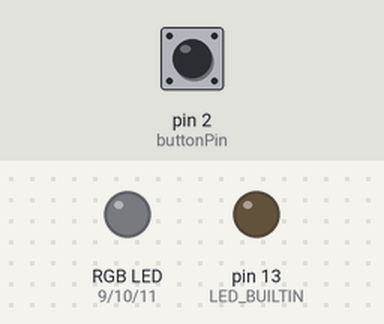
Simulated run of this sketch. Board: Arduino Uno, built with avr-gcc and run on an emulated ATmega328P. On the bench: an RGB LED mixed from three pins (HIGH = lit), output pins drawn as LEDs (lit = HIGH). The inputs (shaded band) are chosen by the test bench; at power-on: pin 2 (buttonPin) LOW. Dim RGB values are drawn brighter than linear; random numbers use the default seed unless the sketch sets one.

Above: at 1.2 s.
1.3 s: pin 2 (buttonPin) pulled HIGH for 0.15 s
At 1.36 s:
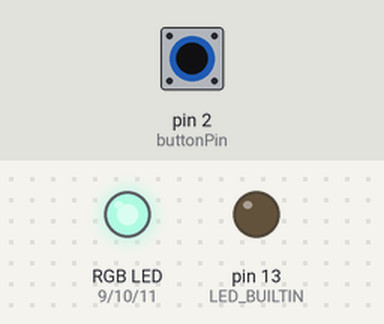
3.0 s: pin 2 (buttonPin) pulled HIGH for 1 s
At 3.01 s:
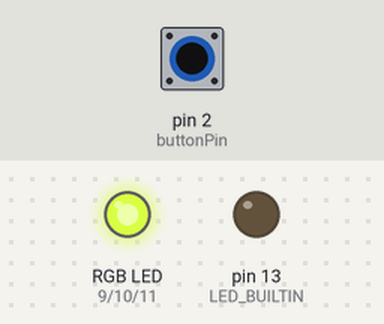
6.0 s: pin 2 (buttonPin) pulled HIGH for 0.15 s
At 6.01 s:
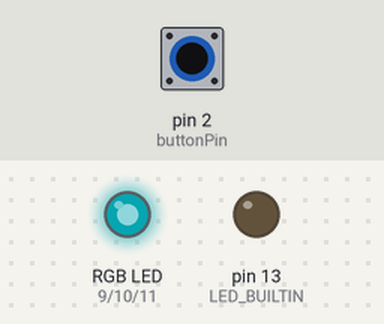
7.6 s: pin 2 (buttonPin) pulled HIGH for 3.2 s
12.3 s: pin 2 (buttonPin) pulled HIGH for 1 s
15.3 s: pin 2 (buttonPin) pulled HIGH for 0.15 s
At 15.33 s:
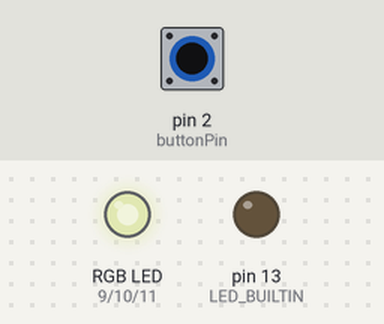
Timing chart, 0 to 17.9 s (numbered marks = the images above; inputs shaded):
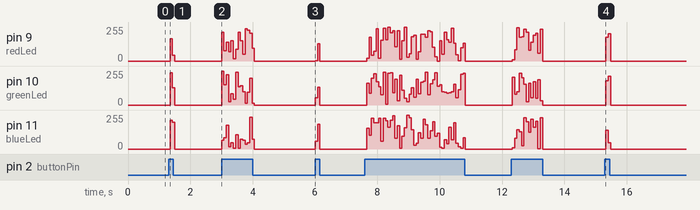

The sketch:

button_random_color_led.ino
```cpp
const int buttonPin = 2;

const int redLed = 9;
const int greenLed = 10;
const int blueLed = 11;

int buttonState = HIGH;

/**
 * setup
 * declare variables/pins
 */
void setup() {
  // console port
//  Serial.begin(9600);

  // set number
  pinMode(redLed, OUTPUT);
  pinMode(greenLed, OUTPUT);
  pinMode(blueLed, OUTPUT);

  // set button
  pinMode(buttonPin, INPUT);

  // stop infernal blinky light on ardunio
  pinMode(LED_BUILTIN, OUTPUT);
  digitalWrite(LED_BUILTIN, LOW);
}

/**
 * loop
 * main execution loop
 */
void loop() {
  buttonState = digitalRead(buttonPin);

  if (buttonState == HIGH) {
    randomColor();
//    Serial.println(buttonState);
  } else {
    noColor();
//    Serial.println(buttonState);
  }
  delay(75);
}

/**
 * randomColor
 * pick a random color for RGB scale
 */
void randomColor() {
  analogWrite(redLed, random(0, 256));
  analogWrite(greenLed, random(0, 256));
  analogWrite(blueLed, random(0, 256));
}

/**
 * noColor
 * set the power to 0 on RGB
 */
void noColor() {
  analogWrite(redLed, 0);
  analogWrite(greenLed, 0);
  analogWrite(blueLed, 0);
}
```

Measured:
- after the input at 1.3 s, pin 9 (redLed): 0/255 → 167/255 after 0.05 s, → 42/255 0.08 s later, → 0/255 0.08 s later; pin 10 (greenLed): 0/255 → 241/255 after 0.05 s, → 130/255 0.08 s later, → 0/255 0.08 s later; pin 11 (blueLed): 0/255 → 217/255 after 0.05 s, → 200/255 0.08 s later, → 0/255 0.08 s later
- after the input at 6.0 s, pin 9 (redLed): 0/255 → 2/255 at once, → 129/255 0.08 s later, → 0/255 0.08 s later; pin 10 (greenLed): 0/255 → 53/255 at once, → 132/255 0.08 s later, → 0/255 0.08 s later; pin 11 (blueLed): 0/255 → 57/255 at once, → 184/255 0.08 s later, → 0/255 0.08 s later
- after the input at 15.3 s, pin 9 (redLed): 0/255 → 177/255 at once, → 203/255 0.08 s later, → 0/255 0.08 s later; pin 10 (greenLed): 0/255 → 183/255 at once, → 216/255 0.08 s later, → 0/255 0.08 s later; pin 11 (blueLed): 0/255 → 140/255 at once, → 47/255 0.08 s later, → 0/255 0.08 s later
